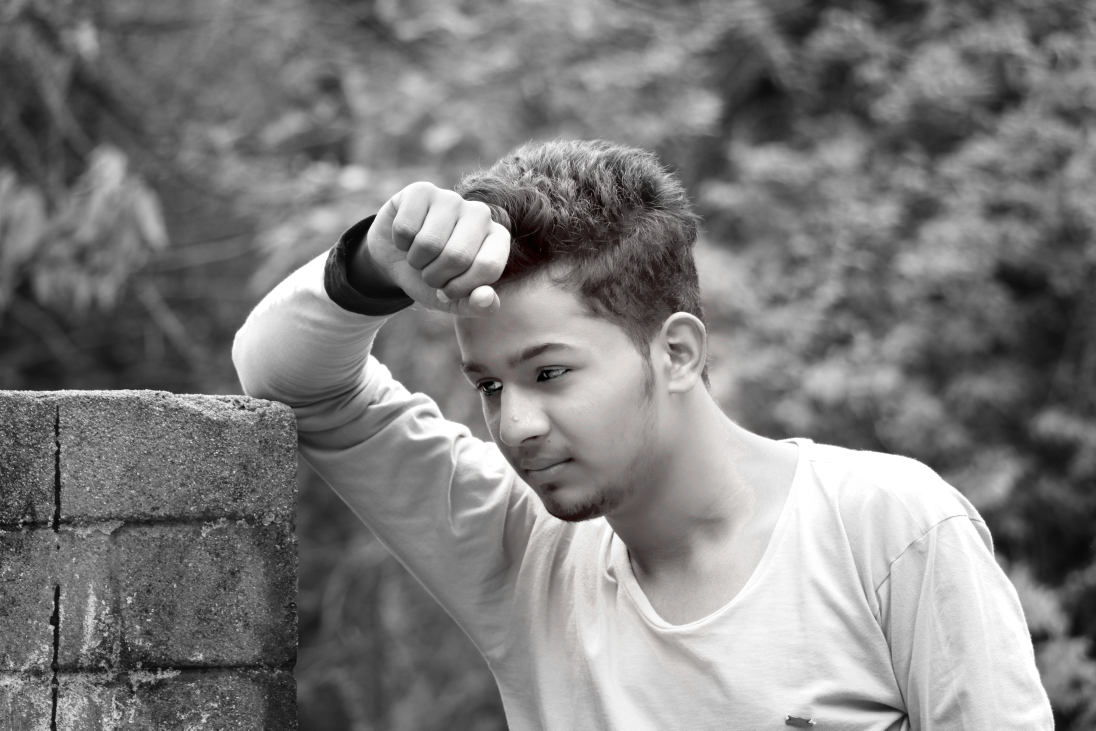
#> input picture resources/IMG_3475-01.jpeg, 5477 x 3651 px (shown at 1/5 size)
$ python getimage.py
#> lines starting #> are read from the running program, lines starting #| are printed output that depends on the picture
import cv2
import numpy as np
img = cv2.imread("resources/IMG_3475-01.jpeg")
#> img is the input picture: shape (3651, 5477, 3); mean B, G, R 124.4, 124.7, 125.4
img =cv2.resize(img,(300,300)) #resize
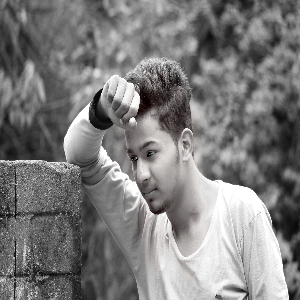
#> img: shape (300, 300, 3); mean B, G, R 124.3, 124.6, 125.3
cv2.imshow("first",img)
print(img.shape)#size of image
#| (300, 300, 3)
imageresize = cv2.resize(img,(400,400))
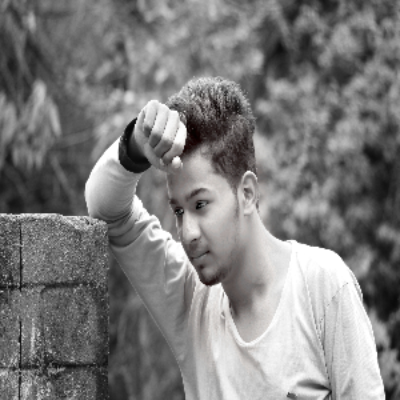
#> imageresize: shape (400, 400, 3); mean B, G, R 124.2, 124.5, 125.2
cv2.imshow("image",imageresize)

cv2.waitKey(10000)
